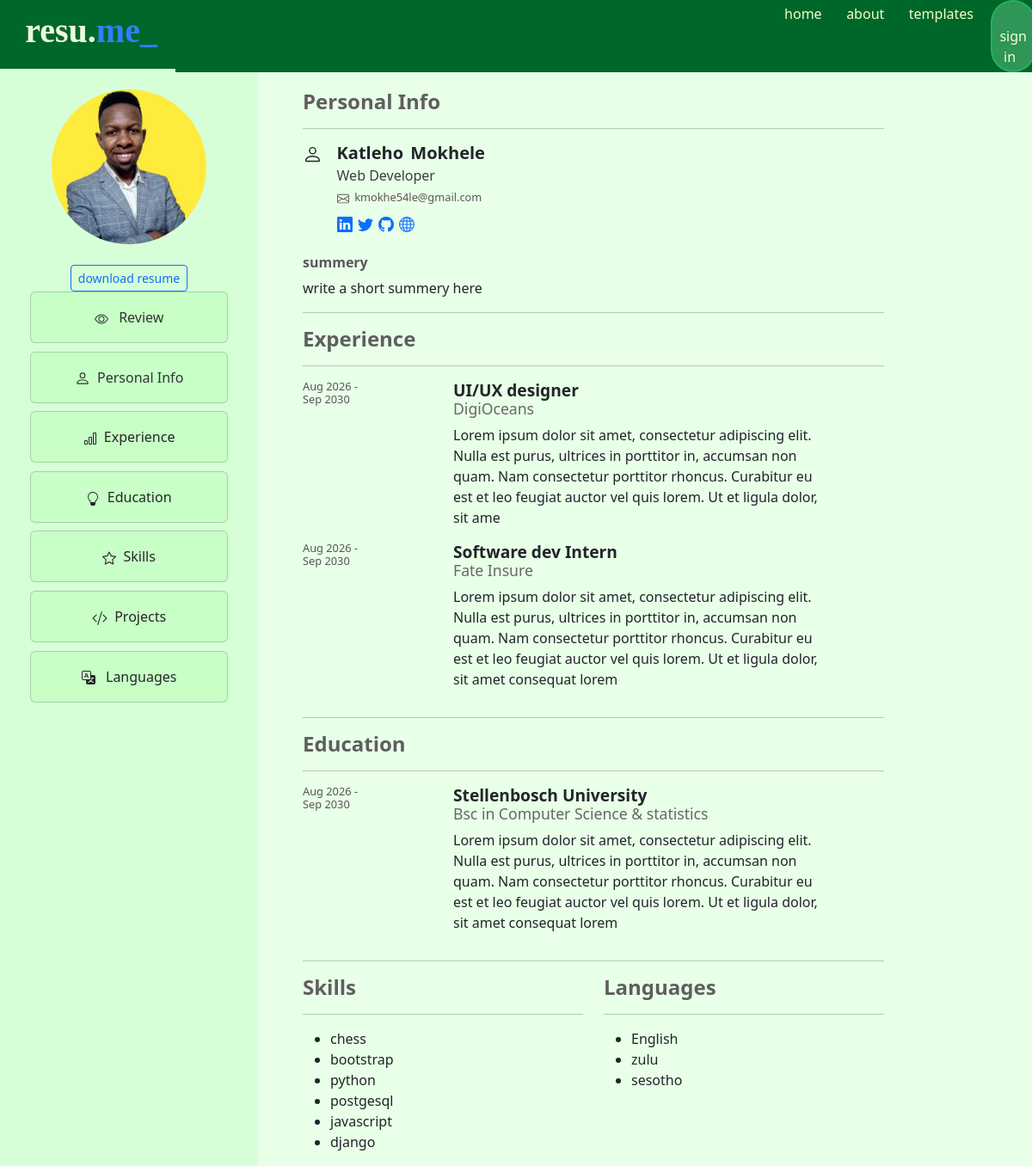
/profile/ (signed in), run on the app's committed database.
### profiles_app/models.py (models this page shows, shortened)
class Profile(models.Model):
    user = models.ForeignKey(User, on_delete=models.CASCADE ,default=1 ) # this has the username inside
    first_name = models.CharField(max_length=200)
    last_name = models.CharField(max_length=200)
    job_title = models.CharField(max_length=200)
    email = models.EmailField()
    bio = models.TextField( default=" write a short summery here ")
    avatar = models.ImageField(null=True, upload_to="avatars", blank=True , default='default.png')
    gender_choice = (
        ("male", "Male"),
        ("Female", "Female"),
    )
    gender = models.CharField(choices=gender_choice, max_length=10)
    location = models.CharField(max_length=300)
    linkedin_link = models.URLField(null=True, blank=True)
    twitter_link = models.URLField(null=True, blank=True)
    github_link = models.URLField(null=True, blank=True)
    personal_link = models.URLField(null=True, blank=True)

class Experience(models.Model):
    profile = models.ForeignKey(Profile, on_delete=models.CASCADE)
    job_title = models.CharField(max_length=200)
    job_description = models.TextField()
    company_name = models.CharField(max_length=100)
    company_logo = models.ImageField(null=True, upload_to="companies", blank=True)
    start_date = models.DateField(null=True, blank=True)
    end_date = models.DateField(null=True, blank=True)

class Education(models.Model):
    profile = models.ForeignKey(Profile, on_delete=models.CASCADE )
    institution_name = models.CharField(max_length=200)
    qualification_name = models.CharField(max_length=200)
    education_description = models.TextField()
    start_date = models.DateField(null=True, blank=True)
    end_date = models.DateField(null=True, blank=True)

class Skills(models.Model):
    profile = models.ForeignKey(Profile, on_delete=models.CASCADE )
    skill_name = models.CharField(max_length=100)

class Languages(models.Model):
    profile = models.ForeignKey(Profile, on_delete=models.CASCADE )
    language_name = models.CharField(max_length=200)

### main_app/views.py (the view)
# urls.py: path('profile/', views.index , name = 'index'),
def index(request):
    profile = Profile.objects.get(user=request.user)
    experiences = Experience.objects.filter(profile = profile)[::-1]
    educations = Education.objects.filter(profile = profile)[::-1]
    skills = Skills.objects.filter(profile = profile)[::-1]
    languages = Languages.objects.filter(profile = profile)[::-1]
    add_skill_form = SkillForm()
    add_language_form = LanguagesForm()
    if request.method != 'POST':
        personal_info_form = ProfileForm(instance = profile )
        add_skill_form = SkillForm()
    else:
        personal_info_form = ProfileForm( request.POST, request.FILES , instance = profile )
        if personal_info_form.is_valid():
            personal_info_form.save()
            return redirect("main_app:index")
    context = {
        "profile":profile,
        "experiences":experiences,
        "educations":educations,
        "skills":skills,
        "languages":languages,
        "personal_info_form":personal_info_form,
        "add_skill_form":add_skill_form ,
        "add_language_form":add_language_form,
        }
    return render(request, 'main_app/index.html', context)

### main_app/templates/main_app/index.html (shortened to what this page needs)
{% extends "main_app/base.html" %}
{% load bootstrap5 %}
{% load static %}
{% block content %}
<nav class="navbar navbar-expand-lg fixed-top" style="background-color:#00672A;height:80px;position: relative;">
    <div class="container-fluid" style="width: 98%;">
      {% if user.is_authenticated %}
      <a class="navbar-brand d-flex" href="{% url 'main_app:index' %}">
      &nbsp;<h1 style="color:rgb(236, 252, 218);font-weight:600;font-family:Cambria, Cochin, Georgia, Times, 'Times New Roman', serif;" >resu.</h1>
      <h1 style="color: rgb(53, 124, 255);font-weight:600;font-family:Cambria, Cochin, Georgia, Times, 'Times New Roman', serif;">me_</h1>  &nbsp;
    </a>
    {% endif %}
        <div style="background-color:#00672A;" class="d-none d-lg-block ">
            <div style="padding-left: 700px;" >
                <ul class="navbar-nav  me-auto mb-2 mb-lg-0">
                    <li class="nav-item">
                        <a style="color: #F5FFCE;" class="nav-link" href="#">home</a>
                    </li>&nbsp;&nbsp;&nbsp;
                    <li class="nav-item">
                        <a style="color: #F5FFCE;" class="nav-link" href="#">about</a>
                    </li>&nbsp;&nbsp;&nbsp;
                    <li class="nav-item">
                        <a style="color: #F5FFCE;" class="nav-link" href="#">templates</a>
                    </li>&nbsp;&nbsp;&nbsp;
                    <li class="nav-item" style="padding-top:4px;">
                        <a style="color: #F5FFCE;; background-color: #95f8bd51; font-size: 1rem;border:#00ec5e5f 2px solid;" class=" btn btn-sm rounded-pill" href="{% url 'profiles_app:login' %}"> &nbsp; sign in &nbsp; </a>
                    </li>
                </ul>
            </div>
      </div>
    </div>
  </nav>
  <div class="container-fluid" style="width: 100%;">
<body style="background-color: rgba(9, 255, 0, 0.089); ">
  <section >
    <div class="row">
        <div class="col-md-3"  style="background-color: rgba(9, 255, 0, 0.075) !important;">
            <center>
               <br>
                <img style="width:180px;height:auto;" class="img-fluid rounded-circle" src="{{profile.avatar.url}}" alt="">
                <div class="col-10">
                    <br><a class="btn btn-outline-primary btn-sm" href="{% url 'main_app:pdf_view' profile.id %}" target="_blank">download resume</a>
                <div class="card card-body" style="margin-bottom: 0.6rem;background-color: rgba(9, 255, 0, 0.075)">
                    <button  onclick="full_detailsFunction()" style="color:#333333;background: none;border: none;font-size: 1rem;font-weight: 500;">
                           &nbsp; Review
                    </button>
                </div>
                 <div class="card card-body" style="margin-bottom: 0.6rem;background-color: rgba(9, 255, 0, 0.075)">
                    <button  onclick="personalFunction()" style="color:#333333;background: none;border: none;font-size: 1rem;font-weight: 500;">
                            &nbsp;Personal Info
                    </button>
                 </div>
                <div class="card card-body" style="margin-bottom: 0.6rem;background-color: rgba(9, 255, 0, 0.075)">
                    <button onclick="experiencesFunction()" style="color:#272727;background: none;border: none;font-size: 1rem;font-weight: 500;">
                           &nbsp;Experience
                    </button>
                </div>
                <div class="card card-body" style="margin-bottom: 0.6rem;background-color: rgba(9, 255, 0, 0.075)">
                    <button onclick="educationFunction()" style="color:#272727;background: none;border: none;font-size: 1rem; font-weight: 500;">
                           &nbsp;Education
                    </button>
                </div>
                <div class="card card-body" style="margin-bottom: 0.6rem;background-color: rgba(9, 255, 0, 0.075)">
                    <button onclick="skillsFunction()" style="color:#272727;background: none;border: none;font-size: 1rem;font-weight: 500;">
                           &nbsp;Skills
                    </button>
                </div>
                <div class="card card-body" style="margin-bottom: 0.6rem;background-color: rgba(9, 255, 0, 0.075)">
                    <button onclick="projectsFunction()" style="color:#272727;background: none;border: none;font-size: 1rem;font-weight: 500;">
                           &nbsp;Projects
                    </button>
                </div>
              <div class="card card-body" style="margin-bottom: 0.6rem;background-color: rgba(9, 255, 0, 0.075)">
                <button onclick="languagesFunction()" style="color:#272727;background: none;border: none;font-size: 1rem;">
                       &nbsp; Languages
                </button>
              </div>
            </div>
            </center>
        </div>
        <div class="col-md-7" style="margin-left: 40px;">
            <br>
            <div id="full_details" >
                <div class="row">
                    <div class="col">
                        <h4> <b style="color: rgb(96, 94, 94);"> Personal Info </b> </h4>
                        <hr>
                        <div class="col-8">
                            <div class="row">
                                <div class="col-1">
                                </div>
                                <div class="col-7">
                                    <span class="d-flex" style="margin-bottom:0cm;">
                                        <h5 style="font-weight: 600;margin-bottom:5px;"> {{profile.first_name}}</h5> &nbsp;&nbsp;
                                         <h5 style="font-weight: 600;margin-bottom:5px;"> {{profile.last_name}}</h5>
                                    </span>
                                   <h6 style="color: rgb(60, 60, 60); margin-bottom:8px;">{{profile.job_title}} </h6>
                                   <h6 style="font-size: 0.8rem;color: #585858;margin-bottom:10px;"> &nbsp;{{profile.email}}</h6>
                                  <div class="col-12">
                                    <div class="row">
                                        <div class="col-1">
                                            <a style="text-decoration: none;" href="{{profile.linkedin_link}}">
                                            </a>
                                        </div>
                                        <div class="col-1">
                                            <a style="text-decoration: none;" href="{{profile.twitter_link}}">
                                            </a>
                                        </div>
                                        <div class="col-1">
                                            <a style="text-decoration: none;" href="{{profile.github_link}}">
                                            </a>
                                        </div>
                                        <div class="col-1">
                                            <a style="text-decoration: none;" href="{{profile.personal_link}}">
                                            </a>
                                        </div>
                                    </div>
                                </div>
                                </div>
                            </div>
                        </div>
                    <br>
                        <h6 style="font-weight: 600;color: #585858;">summery</h6>
                            <p> {{profile.bio}}</p>
                        <hr>
                        <h4> <b style="color: rgb(96, 94, 94);"> Experience </b> </h4>
                        <hr>
                        {% for experience in experiences %}
                            <div class="row">
                                <div class="col-3">
                                    <h6 style="margin-bottom: 0cm;font-size: 0.8rem;margin-top: 0cm;color:rgb(85, 85, 85);"> Aug 2026 -</h6>
                                    <h6 style="margin-top: 0cm;font-size: 0.8rem;color:rgb(85, 85, 85);"> Sep 2030 </h6>
                                </div>
                                <div class="col-8">
                                    <h5 style="margin-bottom: 0cm;font-size: 1.2rem;"> <strong> {{experience.job_title}} </strong>  </h5>
                                    <h6 style="margin-top: 0cm;font-size: 1.1rem;color:rgb(103, 103, 103);" >{{experience.company_name}}</h6>
                                    <p style="font-size: 1.1 rem;">{{experience.job_description}}</p>
                                </div>
                            </div>
                        {% endfor %}
                         <hr>
                        <h4> <b style="color: rgb(96, 94, 94);"> Education </b> </h4>
                        <hr>
                        {% for education in educations %}
						<div class="row">
                            <div class="col-3">
                                <h6 style="margin-bottom: 0cm;font-size: 0.80rem;margin-top: 0cm;color:rgb(85, 85, 85);"> Aug 2026 -</h6>
                                <h6 style="margin-top: 0cm;font-size: 0.80rem;color:rgb(85, 85, 85);"> Sep 2030 </h6>
                            </div>
                            <div class="col-8">
                                <h2 style="margin-bottom: 0cm;font-size: 1.2rem;"> <strong> {{education.institution_name}} </strong>  </h2>
                                <h4 style="margin-top: 0cm;font-size: 1.1rem;color:rgb(103, 103, 103);" >{{education.qualification_name}}</h4>
                                <p style="font-size: 1.1 rem;">{{education.education_description}}</p>
                            </div>
                        </div>
						{% endfor %}
                        <hr>
                        <div class="row">
                            <div class="col-6">
                                <h4> <b style="color: rgb(96, 94, 94);"> Skills</b> </h4>
                                <hr>
                                <ul>
                                    {% for skill in skills %}
                                        <li>  {{skill.skill_name}}  </li>
                                    {% endfor %}
                                </ul>
                            </div>
                            <div class="col-6">
                                <h4> <b style="color: rgb(96, 94, 94);"> Languages </b> </h4>
                                <hr>
                                <ul>
                                    {% for language in languages %}
                                    <li>
                                   {{language.language_name}}
                                    </li>
                                {% endfor %}
                                </ul>
                            </div>
                        </div>
                    </div>
                </div>
            </div>
        </div>
    </div>
  </section>
</body>
</div>
{% endblock content %}

### data on the page
Profile: avatar (picture), first_name "Katleho", last_name "Mokhele", job_title "Web Developer", email "kmokhe54le@gmail.com", bio "write a short summery here"
Experience: job_title "UI/UX designer", company_name "DigiOceans", job_description "Lorem ipsum dolor sit amet, consectetur adipiscing elit. Nulla est purus, ultrices in porttitor in, accumsan non quam. Nam consectetur porttitor rhoncus. Curabitur eu est et leo feugiat auctor vel quis lorem. Ut et ligula dolor, sit ame"
Experience: job_title "Software dev Intern", company_name "Fate Insure", job_description "Lorem ipsum dolor sit amet, consectetur adipiscing elit. Nulla est purus, ultrices in porttitor in, accumsan non quam. Nam consectetur porttitor rhoncus. Curabitur eu est et leo feugiat auctor vel quis lorem. Ut et ligula dolor, sit amet consequat lorem"
Education: institution_name "Stellenbosch University", qualification_name "Bsc in Computer Science & statistics", education_description "Lorem ipsum dolor sit amet, consectetur adipiscing elit. Nulla est purus, ultrices in porttitor in, accumsan non quam. Nam consectetur porttitor rhoncus. Curabitur eu est et leo feugiat auctor vel quis lorem. Ut et ligula dolor, sit amet consequat lorem"
Skills: skill_name "chess"
Skills: skill_name "bootstrap"
Skills: skill_name "python"
Skills: skill_name "postgesql"
Skills: skill_name "javascript"
Skills: skill_name "django"
Languages: language_name "English"
Languages: language_name "zulu"
Languages: language_name "sesotho"
